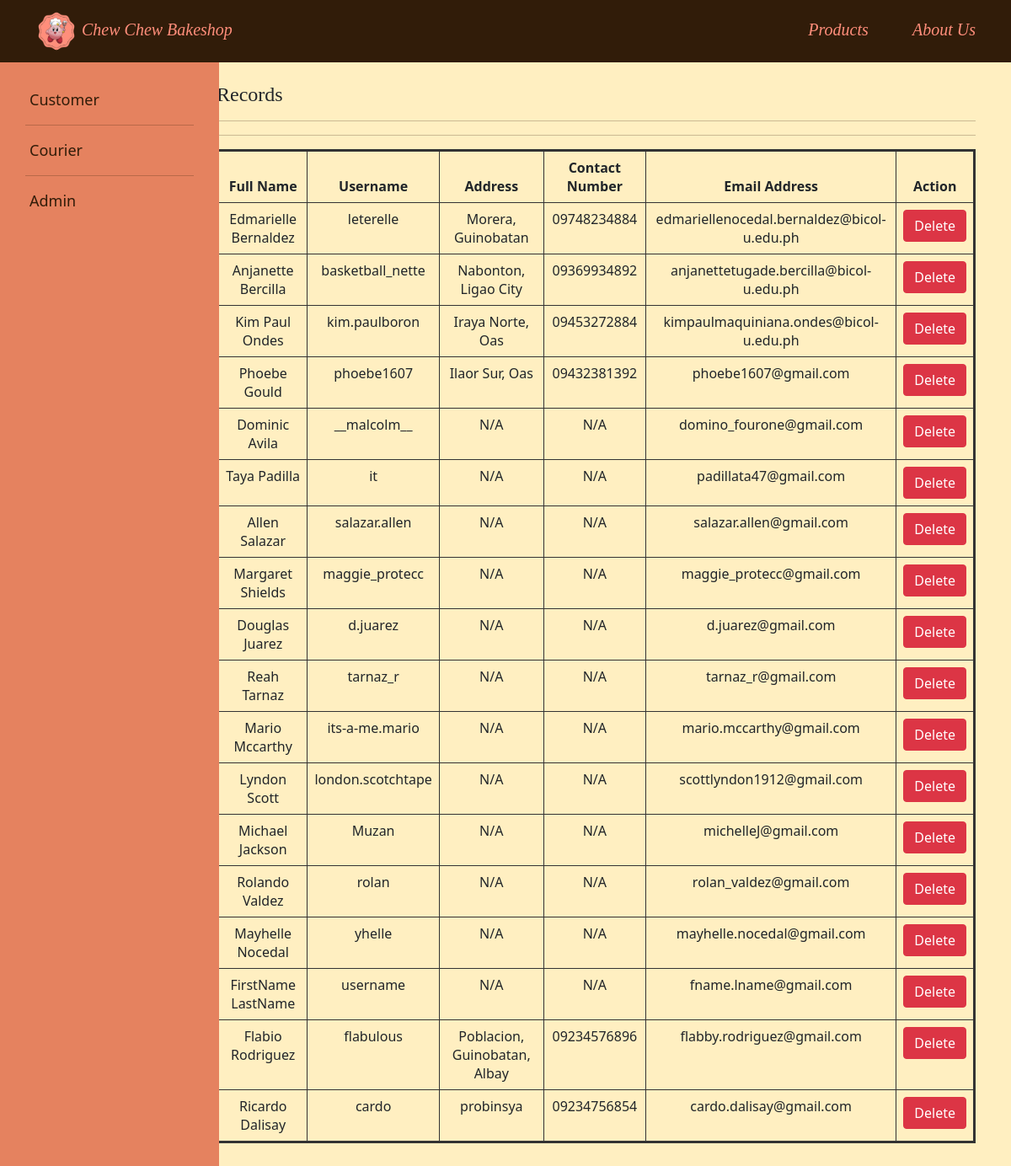
Page /user_index.php on the committed database.
### tables this page shows
CREATE TABLE `users` (
  `user_id` int(16) NOT NULL,
  `user_name` varchar(255) NOT NULL,
  `user_fullname` varchar(255) NOT NULL,
  `user_address` varchar(255) DEFAULT NULL,
  `user_contactno` varchar(11) DEFAULT NULL,
  `user_emailadd` varchar(255) NOT NULL,
  `user_pwdhash` varchar(255) NOT NULL,
  `user_type` char(1) NOT NULL DEFAULT 'C' COMMENT 'C = Customer / A = Admin / D = Delivery',
  `user_status` char(1) NOT NULL DEFAULT 'A' COMMENT 'A = Active / I = Inactive'
);

### sql_utilities.php (called while the page is built, shortened)
<?php
function query($conn, $sql, $params = array()){
        $stmt=mysqli_stmt_init($conn);
        if(mysqli_stmt_prepare($stmt, $sql)){
            $cnt_p = count($params);
            if(mysqli_stmt_execute($stmt)){
                 $resultData = mysqli_stmt_get_result($stmt);
                 if(!empty($resultData)){
                      $arr=array();
                      while($row = mysqli_fetch_assoc($resultData)){
                          array_push($arr,$row);
                      }
                      return $arr;
                 }
                  else{
                     return true;
                 }
            }
            else{
               return false;
            }
        }
        return false;
    }

### user_index.php (the view, shortened to what this page needs)
<html>
    <?php include_once "db_conn.php"; ?>
    <head>
        <link rel="stylesheet" href="css/bootstrap.css">
        <link rel="stylesheet" href="bootstrap-icons-1.9.1/bootstrap-icons.css">
        <link rel="stylesheet" href="ccb.css">
    </head>
    <body>
        <?php include_once "navbar.php"; ?>
        <div class="container pt-5">
            <div class="sidenav">
                <a href="user_index.php?customer">Customer</a>
                <hr>
                <a href="user_index.php?courier">Courier</a>
                <hr>
                <a href="user_index.php?admin">Admin</a>
            </div>
            <div class="main">
                <?php
                $filter ='';
                echo "
                    <h4 class='header'>" . $user . " Records</h4>";
                        $sql = "SELECT user_id,
                                       user_name,
                                       user_fullname,
                                       user_address,
                                       user_contactno,
                                       user_emailadd
                                FROM users
                                WHERE user_status = 'A'
                                  $filter";
                        $userlist = query($conn, $sql);
                        echo "<hr>";
                    ?>
                    <hr>
                    <table class='table table-bordered'
                           style='border: solid #333;'>
                        <thead>
                            <th>Full Name</th>
                            <th>Username</th>
                            <th>Address</th>
                            <th>Contact Number</th>
                            <th>Email Address</th>
                            <th>Action</th>
                        </thead>
                    <?php
                        foreach($userlist as $key => $row) {
                            $user_id = $row['user_id'];
                            $user_name = $row['user_name'];
                            $user_fullname = $row['user_fullname'];
                            $user_address = $row['user_address'];
                            $user_contactno = $row['user_contactno'];
                            $user_emailadd = $row['user_emailadd'];
                            if(null == $user_address) {
                                $user_address = "N/A";
                            }
                            if(null == $user_contactno) {
                                $user_contactno = "N/A";
                            }
                            echo "<tr>";
                                echo "<td>" . $user_fullname . "</td>";
                                echo "<td>" . $user_name . "</td>";
                                echo "<td>" . $user_address . "</td>";
                                echo "<td>" . $user_contactno . "</td>";
                                echo "<td>" . $user_emailadd . "</td>";
                                echo "<td> <a class='btn btn-danger' href='product_delete.php?item_id=". $user_id ."' > Delete </a> </td>";
                            echo "</tr>";
                        } ?>
                    </table>
            </div>
        </div>
    </body>
</html>

### ccb.css (style rules this page uses)
body { background-color: #FFEFC1; }
.header { font-family: Bahnschrift SemiBold; }
th, td { text-align: center; }

### user_index.php (style rules this page uses)
.sidenav { height: 100%; width: 260px; position: fixed; z-index: 88; top: 0; left: 0; background-color: #E5825F; overflow-x: hidden; padding: 95px 30px 25px 30px; }
.sidenav a { text-decoration: none; margin: 10px 5px; font-size: 18px; color: #311C09; display: block; }
.main { margin-left: 215px; padding: 50px 0; right: 0; }
hr { color: #311C09; }

### rows in the picture
users: user_fullname "Edmarielle Bernaldez", user_name "leterelle", user_address "Morera, Guinobatan", user_contactno "09748234884", user_emailadd "edmariellenocedal.bernaldez@bicol-u.edu.ph"
users: user_fullname "Anjanette Bercilla", user_name "basketball_nette", user_address "Nabonton, Ligao City", user_contactno "09369934892", user_emailadd "anjanettetugade.bercilla@bicol-u.edu.ph"
users: user_fullname "Kim Paul Ondes", user_name "kim.paulboron", user_address "Iraya Norte, Oas", user_contactno "09453272884", user_emailadd "kimpaulmaquiniana.ondes@bicol-u.edu.ph"
users: user_fullname "Phoebe Gould", user_name "phoebe1607", user_address "Ilaor Sur, Oas", user_contactno "09432381392", user_emailadd "phoebe1607@gmail.com"
users: user_fullname "Dominic Avila", user_name "__malcolm__", user_address "N/A", user_contactno "N/A", user_emailadd "domino_fourone@gmail.com"
users: user_fullname "Taya Padilla", user_name "it", user_address "N/A", user_contactno "N/A", user_emailadd "padillata47@gmail.com"
users: user_fullname "Allen Salazar", user_name "salazar.allen", user_address "N/A", user_contactno "N/A", user_emailadd "salazar.allen@gmail.com"
users: user_fullname "Margaret Shields", user_name "maggie_protecc", user_address "N/A", user_contactno "N/A", user_emailadd "maggie_protecc@gmail.com"
users: user_fullname "Douglas Juarez", user_name "d.juarez", user_address "N/A", user_contactno "N/A", user_emailadd "d.juarez@gmail.com"
users: user_fullname "Reah Tarnaz", user_name "tarnaz_r", user_address "N/A", user_contactno "N/A", user_emailadd "tarnaz_r@gmail.com"
users: user_fullname "Mario Mccarthy", user_name "its-a-me.mario", user_address "N/A", user_contactno "N/A", user_emailadd "mario.mccarthy@gmail.com"
users: user_fullname "Lyndon Scott", user_name "london.scotchtape", user_address "N/A", user_contactno "N/A", user_emailadd "scottlyndon1912@gmail.com"
users: user_fullname "Michael Jackson", user_name "Muzan", user_address "N/A", user_contactno "N/A", user_emailadd "michelleJ@gmail.com"
users: user_fullname "Rolando Valdez", user_name "rolan", user_address "N/A", user_contactno "N/A", user_emailadd "rolan_valdez@gmail.com"
users: user_fullname "Mayhelle Nocedal", user_name "yhelle", user_address "N/A", user_contactno "N/A", user_emailadd "mayhelle.nocedal@gmail.com"
users: user_fullname "FirstName LastName", user_name "username", user_address "N/A", user_contactno "N/A", user_emailadd "fname.lname@gmail.com"
users: user_fullname "Flabio Rodriguez", user_name "flabulous", user_address "Poblacion, Guinobatan, Albay", user_contactno "09234576896", user_emailadd "flabby.rodriguez@gmail.com"
users: user_fullname "Ricardo Dalisay", user_name "cardo", user_address "probinsya", user_contactno "09234756854", user_emailadd "cardo.dalisay@gmail.com"
